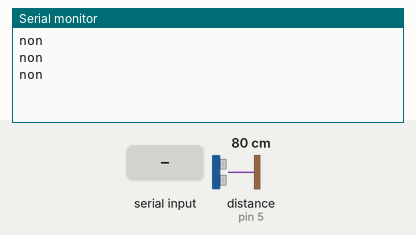
A sketch run on a simulated Arduino Uno, built with avr-gcc and run on an emulated ATmega328P. Parts: the last lines printed to the serial monitor. The test bench sets the inputs (shaded band); at power-on: distance to the obstacle (sensor on pin 5) 80 cm. The echo pulse lasts 58.3 µs per cm.

Above: at 4.8 s.
4.9 s: "SONAR" received over the second serial link
At 7.0 s:
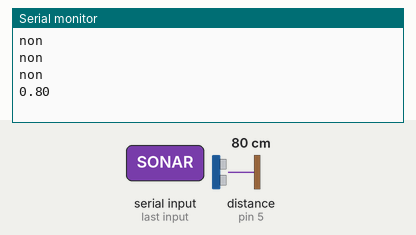
7.6 s: "GPS" received over the second serial link
At 8.6 s:
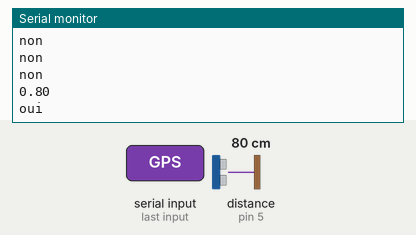

The sketch:

Communication_receveur.ino
```cpp
// See SoftwareSerial example
// https://www.arduino.cc/en/tutorial/SoftwareSerialExample
#include <SoftwareSerial.h>
#include <TinyGPS++.h>
#define RX 2 //Connect to the TX pin of the HC-12
#define TX 3 //Connect to the RX pin of the HC-12
#define RX_GPS 6
#define TX_GPS 7
#define ECHO_SONAR 5 // Pin echo du sonar
#define TRIG_SONAR 4 // Pin trigger du sonar

SoftwareSerial HC12(RX, TX);
SoftwareSerial SONAR(ECHO_SONAR, TRIG_SONAR);

SoftwareSerial GPS(RX_GPS, TX_GPS);
TinyGPSPlus gps;

float prof;

void setup() {
  Serial.begin(9600);
  HC12.begin(9600);
  GPS.begin(9600);
  pinMode(TRIG_SONAR,OUTPUT);
  pinMode(ECHO_SONAR,INPUT);
}

void Position(float* Pos)
{
  if (GPS.available() > 0)
  {
    // get the byte data from the GPS
    byte gpsData = GPS.read();
    gps.encode(gpsData);
  }
  if (gps.location.isValid())
  {
    Pos[0] = gps.location.lat();
    Pos[1] = gps.location.lng();
    Pos[2] = gps.altitude.meters();
  }
  else
  {
    Pos[0] = 0.00;
    Pos[1] = 0.00;
    Pos[2] = 0.00;
  }
}

float dist_calc(int trig, int echo, float temp){
  float duration,distance;

  float v = 331.1 +(0.606 * temp);
  digitalWrite(trig,LOW);
  delayMicroseconds(2);
  digitalWrite(trig,HIGH);
  delayMicroseconds(10);
  digitalWrite(trig,LOW);

  duration = pulseIn(echo,HIGH);
  distance = (v*(duration/2.0))/1000000.0;

  if(distance > 5 || distance <0.2)
  {
    return 0;
  }
  else
  {
    return distance;
  }
}

void loop() { // run over and over
  float Pos[3] = {0,0,0};

  if (HC12.available()) {
    String receivedString = "";
    while (HC12.available()) {
      char recep = HC12.read();
      receivedString +=recep;
    }
    // Pour tester la communication
    if(receivedString == "communicationA")
    {
      String com = "communicationB";
      char decomp[com.length()+1];
      com.toCharArray(decomp, sizeof(decomp));

      HC12.write(decomp, sizeof(decomp));
    }
    // Pour tester le sonar
    else if(receivedString == "SONAR")
    {
      prof = dist_calc(TRIG_SONAR, ECHO_SONAR, 20);
      char buffer[20];
      dtostrf(prof, 3, 2, buffer); // format float value as string with 2 decimal places
      HC12.write(buffer); // send string over HC-12 module
      Serial.println(prof);
    }
    // Pour tester le gps
    else if(receivedString == "GPS")
    {
      Serial.println("oui");
    }
    else
    {
      Serial.println("non");
    }
  }
  delay(2000);
}
```

Measured:
- after the input at 4.9 s, the serial monitor: prints a new line after 1.1 s (image 1)
- after the input at 7.6 s, the serial monitor: prints a new line after 0.41 s (image 2)
